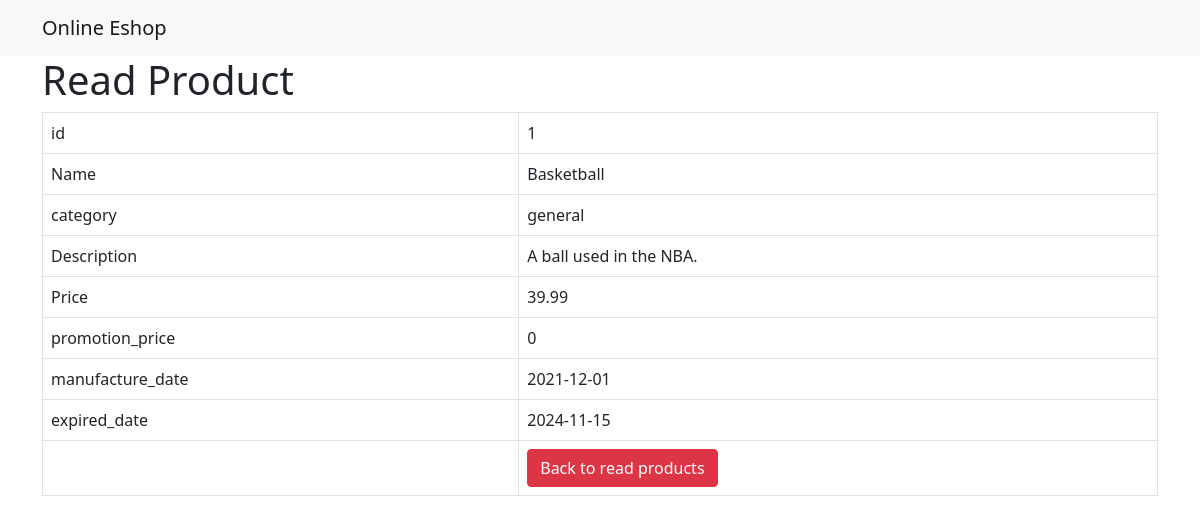
Screenshot of /eshop/read_one.php?id=1 (signed in) with the database file from the repository.
### tables this page shows
CREATE TABLE `products` (
  `id` int(11) NOT NULL,
  `name` varchar(128) NOT NULL,
  `category` int(11) NOT NULL,
  `description` text NOT NULL,
  `price` double NOT NULL,
  `promotion_price` double NOT NULL,
  `manufacture_date` date NOT NULL,
  `expired_date` date NOT NULL,
  `created` datetime NOT NULL,
  `modified` timestamp NOT NULL DEFAULT current_timestamp() ON UPDATE current_timestamp()
);

CREATE TABLE `categories` (
  `id` int(11) NOT NULL,
  `name` varchar(40) NOT NULL
);

### eshop/read_one.php (the view, shortened to what this page needs)
<!DOCTYPE HTML>
<html>
<head>
    <link href="https://cdn.jsdelivr.net/npm/bootstrap@5.1.3/dist/css/bootstrap.min.css" rel="stylesheet">
</head>
<body>
    <nav class="navbar navbar-expand-lg navbar-light bg-light">
        <div class="container">
            <a class="navbar-brand" href="#">Online Eshop</a>
        </div>
    </nav>
    <div class="container">
        <div class="page-header">
            <h1>Read Product</h1>
        </div>
        <?php
        $id = isset($_GET['id']) ? $_GET['id'] : die('ERROR: Record ID not found.');
        include 'config/database.php';
        try {
            $query = "SELECT products.id, products.name, category, description, price, promotion_price, manufacture_date, expired_date, categories.id as cid, categories.name as cname FROM products INNER JOIN categories ON products.category = categories.id WHERE products.id = ? ";
            $stmt = $con->prepare($query);
            $stmt->bindParam(1, $id);
            $stmt->execute();
            $row = $stmt->fetch(PDO::FETCH_ASSOC);
            $id = $row['id'];
            $name = $row['name'];
            $cname = $row['cname'];
            $description = $row['description'];
            $price = $row['price'];
            $promotion_price = $row['promotion_price'];
            $manufacture_date = $row['manufacture_date'];
            $expired_date = $row['expired_date'];
        }
        catch (PDOException $exception) {
            die('ERROR: ' . $exception->getMessage());
        }
        ?>
        <table class='table table-hover table-responsive table-bordered'>
            <tr>
                <td>id</td>
                <td><?php echo htmlspecialchars($id, ENT_QUOTES);  ?> </td>
            </tr>
            <tr>
                <td>Name</td>
                <td><?php echo htmlspecialchars($name, ENT_QUOTES);  ?></td>
            </tr>
            <tr>
                <td>category</td>
                <td><?php echo htmlspecialchars($cname, ENT_QUOTES);  ?></td>
            </tr>
            <tr>
                <td>Description</td>
                <td><?php echo htmlspecialchars($description, ENT_QUOTES);  ?></td>
            </tr>
            <tr>
                <td>Price</td>
                <td><?php echo htmlspecialchars($price, ENT_QUOTES);  ?></td>
            </tr>
            <tr>
                <td>promotion_price</td>
                <td><?php echo htmlspecialchars($promotion_price, ENT_QUOTES);  ?></td>
            </tr>
            <tr>
                <td>manufacture_date</td>
                <td><?php echo htmlspecialchars($manufacture_date, ENT_QUOTES);  ?></td>
            </tr>
            <tr>
                <td>expired_date</td>
                <td><?php echo htmlspecialchars($expired_date, ENT_QUOTES);  ?></td>
            </tr>
            <tr>
                <td></td>
                <td>
                    <a href='readProducts.php' class='btn btn-danger'>Back to read products</a>
                </td>
            </tr>
        </table>
    </div>
</body>
</html>

### rows the page displays
products: id "1", name "Basketball", category.name "general", description "A ball used in the NBA.", price "39.99", promotion_price "0", manufacture_date "2021-12-01", expired_date "2024-11-15"
